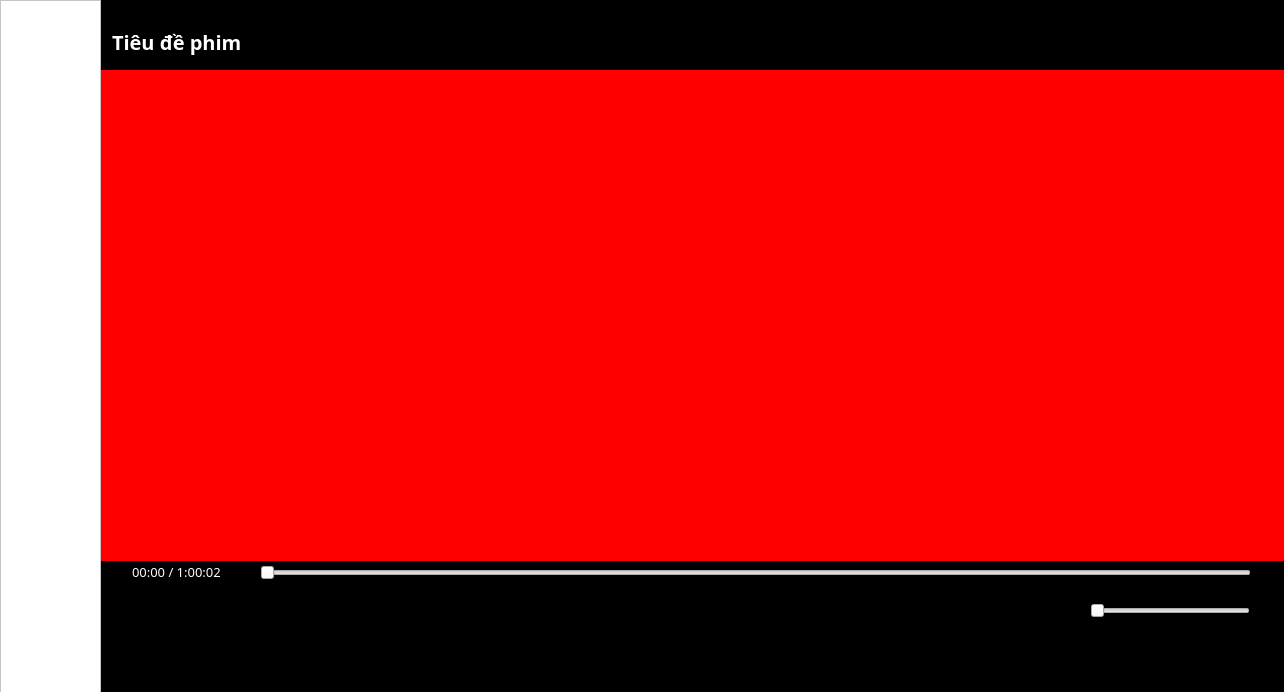
<?xml version="1.0" encoding="UTF-8"?>
<ui version="4.0">
 <class>MainWindow</class>
 <widget class="QMainWindow" name="MainWindow">
  <property name="geometry">
   <rect>
    <x>0</x>
    <y>0</y>
    <width>1284</width>
    <height>692</height>
   </rect>
  </property>
  <property name="windowTitle">
   <string>MainWindow</string>
  </property>
  <widget class="QWidget" name="centralwidget">
   <widget class="QStackedWidget" name="stackedWidget">
    <property name="geometry">
     <rect>
      <x>100</x>
      <y>0</y>
      <width>1280</width>
      <height>692</height>
     </rect>
    </property>
    <property name="currentIndex">
     <number>3</number>
    </property>
    <widget class="QWidget" name="page_3">
     <widget class="QLabel" name="label_4">
      <property name="geometry">
       <rect>
        <x>0</x>
        <y>0</y>
        <width>1281</width>
        <height>701</height>
       </rect>
      </property>
      <property name="styleSheet">
       <string notr="true">background-color: rgb(0,0,0);</string>
      </property>
      <property name="text">
       <string/>
      </property>
     </widget>
     <widget class="QLineEdit" name="txt_name">
      <property name="geometry">
       <rect>
        <x>450</x>
        <y>150</y>
        <width>321</width>
        <height>51</height>
       </rect>
      </property>
      <property name="font">
       <font>
        <family>antipasto</family>
        <pointsize>15</pointsize>
        <italic>false</italic>
        <bold>false</bold>
       </font>
      </property>
      <property name="autoFillBackground">
       <bool>false</bool>
      </property>
      <property name="styleSheet">
       <string notr="true">font: 15pt &quot;antipasto&quot;;
background-color:rgba(0, 0, 0, 0); border:none;
border-bottom: 2px solid rgb(255,255,255); color:rgb(255,255,255);
padding-bottom:7px;
</string>
      </property>
      <property name="text">
       <string/>
      </property>
      <property name="placeholderText">
       <string>Username</string>
      </property>
     </widget>
     <widget class="QLineEdit" name="txt_password">
      <property name="geometry">
       <rect>
        <x>450</x>
        <y>290</y>
        <width>321</width>
        <height>51</height>
       </rect>
      </property>
      <property name="font">
       <font>
        <family>antipasto</family>
        <pointsize>15</pointsize>
        <italic>false</italic>
        <bold>false</bold>
       </font>
      </property>
      <property name="autoFillBackground">
       <bool>false</bool>
      </property>
      <property name="styleSheet">
       <string notr="true">font: 15pt &quot;antipasto&quot;;
background-color:rgba(0, 0, 0, 0); border:none;
border-bottom: 2px solid rgb(255,255,255); color:rgb(255,255,255);
padding-bottom:7px;
</string>
      </property>
      <property name="text">
       <string/>
      </property>
      <property name="placeholderText">
       <string>Password</string>
      </property>
     </widget>
     <widget class="QLineEdit" name="txt_email">
      <property name="geometry">
       <rect>
        <x>450</x>
        <y>220</y>
        <width>321</width>
        <height>51</height>
       </rect>
      </property>
      <property name="font">
       <font>
        <family>antipasto</family>
        <pointsize>15</pointsize>
        <italic>false</italic>
        <bold>false</bold>
       </font>
      </property>
      <property name="autoFillBackground">
       <bool>false</bool>
      </property>
      <property name="styleSheet">
       <string notr="true">font: 15pt &quot;antipasto&quot;;
background-color:rgba(0, 0, 0, 0); border:none;
border-bottom: 2px solid rgb(255,255,255); color:rgb(255,255,255);
padding-bottom:7px;
</string>
      </property>
      <property name="text">
       <string/>
      </property>
      <property name="readOnly">
       <bool>true</bool>
      </property>
      <property name="placeholderText">
       <string>Email</string>
      </property>
     </widget>
     <widget class="QLineEdit" name="txt_nationality">
      <property name="geometry">
       <rect>
        <x>450</x>
        <y>360</y>
        <width>321</width>
        <height>51</height>
       </rect>
      </property>
      <property name="font">
       <font>
        <family>antipasto</family>
        <pointsize>15</pointsize>
        <italic>false</italic>
        <bold>false</bold>
       </font>
      </property>
      <property name="autoFillBackground">
       <bool>false</bool>
      </property>
      <property name="styleSheet">
       <string notr="true">font: 15pt &quot;antipasto&quot;;
background-color:rgba(0, 0, 0, 0); border:none;
border-bottom: 2px solid rgb(255,255,255); color:rgb(255,255,255);
padding-bottom:7px;
</string>
      </property>
      <property name="text">
       <string/>
      </property>
      <property name="placeholderText">
       <string>Nationality</string>
      </property>
     </widget>
     <widget class="QLineEdit" name="txt_age">
      <property name="geometry">
       <rect>
        <x>450</x>
        <y>430</y>
        <width>321</width>
        <height>51</height>
       </rect>
      </property>
      <property name="font">
       <font>
        <family>antipasto</family>
        <pointsize>15</pointsize>
        <italic>false</italic>
        <bold>false</bold>
       </font>
      </property>
      <property name="autoFillBackground">
       <bool>false</bool>
      </property>
      <property name="styleSheet">
       <string notr="true">font: 15pt &quot;antipasto&quot;;
background-color:rgba(0, 0, 0, 0); border:none;
border-bottom: 2px solid rgb(255,255,255); color:rgb(255,255,255);
padding-bottom:7px;
</string>
      </property>
      <property name="text">
       <string/>
      </property>
      <property name="placeholderText">
       <string>Age</string>
      </property>
     </widget>
     <widget class="QPushButton" name="btn_save">
      <property name="geometry">
       <rect>
        <x>510</x>
        <y>560</y>
        <width>161</width>
        <height>61</height>
       </rect>
      </property>
      <property name="font">
       <font>
        <pointsize>16</pointsize>
        <bold>true</bold>
       </font>
      </property>
      <property name="styleSheet">
       <string notr="true">QPushButton#btn_save{
	color: rgb(255,255,255);
	border-radius:5px;
}
QPushButton#btn_save:hover{
}
QPushButton#btn_save:pressed{
	padding-left:5px;
	padding-top:5px;
	background-color:rgba(105, 118, 132, 255);
}
font: 700 50pt &quot;Segoe UI&quot;;</string>
      </property>
      <property name="text">
       <string>Save</string>
      </property>
     </widget>
     <widget class="QPushButton" name="pushButton_8">
      <property name="enabled">
       <bool>true</bool>
      </property>
      <property name="geometry">
       <rect>
        <x>540</x>
        <y>20</y>
        <width>121</width>
        <height>121</height>
       </rect>
      </property>
      <property name="styleSheet">
       <string notr="true">background-color: rgb(144,0,0);</string>
      </property>
      <property name="text">
       <string/>
      </property>
      <property name="icon">
       <iconset>
        <normaloff>../../user1_white_border.png</normaloff>../../user1_white_border.png</iconset>
      </property>
      <property name="iconSize">
       <size>
        <width>100</width>
        <height>100</height>
       </size>
      </property>
      <property name="autoRepeat">
       <bool>false</bool>
      </property>
      <property name="autoExclusive">
       <bool>false</bool>
      </property>
      <property name="autoDefault">
       <bool>false</bool>
      </property>
      <property name="default">
       <bool>false</bool>
      </property>
      <property name="flat">
       <bool>true</bool>
      </property>
     </widget>
     <widget class="QComboBox" name="cb_gender">
      <property name="geometry">
       <rect>
        <x>450</x>
        <y>500</y>
        <width>321</width>
        <height>51</height>
       </rect>
      </property>
      <property name="acceptDrops">
       <bool>false</bool>
      </property>
      <property name="styleSheet">
       <string notr="true">font: 15pt &quot;antipasto&quot;;
background-color:rgba(0, 0, 0, 0); border:none;
border-bottom: 2px solid rgb(255,255,255); color:rgb(255,255,255);
padding-bottom:7px;
</string>
      </property>
      <item>
       <property name="text">
        <string>Male</string>
       </property>
      </item>
      <item>
       <property name="text">
        <string>Female</string>
       </property>
      </item>
      <item>
       <property name="text">
        <string>Other</string>
       </property>
      </item>
     </widget>
    </widget>
    <widget class="QWidget" name="page_4">
     <widget class="QLabel" name="label_5">
      <property name="geometry">
       <rect>
        <x>-50</x>
        <y>-10</y>
        <width>1280</width>
        <height>711</height>
       </rect>
      </property>
      <property name="styleSheet">
       <string notr="true">background-color: rgb(0,0,0);</string>
      </property>
      <property name="text">
       <string/>
      </property>
     </widget>
     <widget class="QLabel" name="label_9">
      <property name="geometry">
       <rect>
        <x>50</x>
        <y>80</y>
        <width>301</width>
        <height>441</height>
       </rect>
      </property>
      <property name="text">
       <string/>
      </property>
      <property name="pixmap">
       <pixmap>../img/sponge.jpg</pixmap>
      </property>
     </widget>
     <widget class="QLineEdit" name="txt_name_6">
      <property name="geometry">
       <rect>
        <x>370</x>
        <y>80</y>
        <width>601</width>
        <height>71</height>
       </rect>
      </property>
      <property name="font">
       <font>
        <family>antipasto</family>
        <pointsize>15</pointsize>
        <italic>false</italic>
        <bold>false</bold>
       </font>
      </property>
      <property name="autoFillBackground">
       <bool>false</bool>
      </property>
      <property name="styleSheet">
       <string notr="true">font: 15pt &quot;antipasto&quot;;
background-color:rgba(0, 0, 0, 0); border:none;
color:rgb(255,255,255);
padding-bottom:7px;
</string>
      </property>
      <property name="text">
       <string>Giải Cứu Bikini Bottom: Sứ Mệnh Của Sandy Cheeks </string>
      </property>
      <property name="placeholderText">
       <string>Username</string>
      </property>
     </widget>
     <widget class="QLineEdit" name="txt_name_7">
      <property name="geometry">
       <rect>
        <x>20</x>
        <y>10</y>
        <width>461</width>
        <height>71</height>
       </rect>
      </property>
      <property name="font">
       <font>
        <family>antipasto</family>
        <pointsize>15</pointsize>
        <italic>false</italic>
        <bold>true</bold>
       </font>
      </property>
      <property name="autoFillBackground">
       <bool>false</bool>
      </property>
      <property name="styleSheet">
       <string notr="true">font: 700 15pt &quot;antipasto&quot;;
background-color:rgba(0, 0, 0, 0); border:none;
color:rgb(255,255,255);
padding-bottom:7px;
</string>
      </property>
      <property name="text">
       <string>Những bộ phim yêu thích của bạn</string>
      </property>
      <property name="placeholderText">
       <string>Username</string>
      </property>
     </widget>
     <widget class="QLineEdit" name="txt_name_8">
      <property name="geometry">
       <rect>
        <x>370</x>
        <y>160</y>
        <width>241</width>
        <height>71</height>
       </rect>
      </property>
      <property name="font">
       <font>
        <family>antipasto</family>
        <pointsize>15</pointsize>
        <italic>false</italic>
        <bold>false</bold>
       </font>
      </property>
      <property name="autoFillBackground">
       <bool>false</bool>
      </property>
      <property name="styleSheet">
       <string notr="true">font: 15pt &quot;antipasto&quot;;
background-color:rgba(0, 0, 0, 0); border:none;
color:rgb(255,255,255);
padding-bottom:7px;
</string>
      </property>
      <property name="text">
       <string>Trạng thái: Hoàn tất </string>
      </property>
      <property name="placeholderText">
       <string>Username</string>
      </property>
     </widget>
     <widget class="QLineEdit" name="txt_name_9">
      <property name="geometry">
       <rect>
        <x>370</x>
        <y>220</y>
        <width>241</width>
        <height>71</height>
       </rect>
      </property>
      <property name="font">
       <font>
        <family>antipasto</family>
        <pointsize>15</pointsize>
        <italic>false</italic>
        <bold>false</bold>
       </font>
      </property>
      <property name="autoFillBackground">
       <bool>false</bool>
      </property>
      <property name="styleSheet">
       <string notr="true">font: 15pt &quot;antipasto&quot;;
background-color:rgba(0, 0, 0, 0); border:none;
color:rgb(255,255,255);
padding-bottom:7px;
</string>
      </property>
      <property name="text">
       <string>Thời lượng: 82 phút </string>
      </property>
      <property name="placeholderText">
       <string>Username</string>
      </property>
     </widget>
     <widget class="QLineEdit" name="txt_name_10">
      <property name="geometry">
       <rect>
        <x>370</x>
        <y>280</y>
        <width>241</width>
        <height>71</height>
       </rect>
      </property>
      <property name="font">
       <font>
        <family>antipasto</family>
        <pointsize>15</pointsize>
        <italic>false</italic>
        <bold>false</bold>
       </font>
      </property>
      <property name="autoFillBackground">
       <bool>false</bool>
      </property>
      <property name="styleSheet">
       <string notr="true">font: 15pt &quot;antipasto&quot;;
background-color:rgba(0, 0, 0, 0); border:none;
color:rgb(255,255,255);
padding-bottom:7px;
</string>
      </property>
      <property name="text">
       <string>Độ phân giải: HD</string>
      </property>
      <property name="placeholderText">
       <string>Username</string>
      </property>
     </widget>
     <widget class="QLineEdit" name="txt_name_11">
      <property name="geometry">
       <rect>
        <x>370</x>
        <y>340</y>
        <width>241</width>
        <height>71</height>
       </rect>
      </property>
      <property name="font">
       <font>
        <family>antipasto</family>
        <pointsize>15</pointsize>
        <italic>false</italic>
        <bold>false</bold>
       </font>
      </property>
      <property name="autoFillBackground">
       <bool>false</bool>
      </property>
      <property name="styleSheet">
       <string notr="true">font: 15pt &quot;antipasto&quot;;
background-color:rgba(0, 0, 0, 0); border:none;
color:rgb(255,255,255);
padding-bottom:7px;
</string>
      </property>
      <property name="text">
       <string>Thể loại: Hoạt hình</string>
      </property>
      <property name="placeholderText">
       <string>Username</string>
      </property>
     </widget>
     <widget class="QLineEdit" name="txt_name_12">
      <property name="geometry">
       <rect>
        <x>370</x>
        <y>400</y>
        <width>241</width>
        <height>71</height>
       </rect>
      </property>
      <property name="font">
       <font>
        <family>antipasto</family>
        <pointsize>15</pointsize>
        <italic>false</italic>
        <bold>false</bold>
       </font>
      </property>
      <property name="autoFillBackground">
       <bool>false</bool>
      </property>
      <property name="styleSheet">
       <string notr="true">font: 15pt &quot;antipasto&quot;;
background-color:rgba(0, 0, 0, 0); border:none;
color:rgb(255,255,255);
padding-bottom:7px;
</string>
      </property>
      <property name="text">
       <string>Quốc gia: Âu-Mỹ</string>
      </property>
      <property name="placeholderText">
       <string>Username</string>
      </property>
     </widget>
     <widget class="QPushButton" name="btn_watch1">
      <property name="geometry">
       <rect>
        <x>120</x>
        <y>520</y>
        <width>161</width>
        <height>61</height>
       </rect>
      </property>
      <property name="font">
       <font>
        <pointsize>16</pointsize>
        <bold>true</bold>
       </font>
      </property>
      <property name="styleSheet">
       <string notr="true">QPushButton#btn_watch1{
	color: rgb(255,255,255);
	border-radius:5px;
}
QPushButton#btn_watch1:hover{
}
QPushButton#btn_watch1:pressed{
	padding-left:5px;
	padding-top:5px;
	background-color:rgba(105, 118, 132, 255);
}
font: 700 50pt &quot;Segoe UI&quot;;</string>
      </property>
      <property name="text">
       <string>Xem phim</string>
      </property>
     </widget>
     <widget class="QLabel" name="label_13">
      <property name="geometry">
       <rect>
        <x>40</x>
        <y>80</y>
        <width>318</width>
        <height>441</height>
       </rect>
      </property>
      <property name="styleSheet">
       <string notr="true">background-color: rgb(255, 255, 255);</string>
      </property>
      <property name="text">
       <string/>
      </property>
     </widget>
     <zorder>label_5</zorder>
     <zorder>txt_name_6</zorder>
     <zorder>txt_name_7</zorder>
     <zorder>txt_name_8</zorder>
     <zorder>txt_name_9</zorder>
     <zorder>txt_name_10</zorder>
     <zorder>txt_name_11</zorder>
     <zorder>txt_name_12</zorder>
     <zorder>btn_watch1</zorder>
     <zorder>label_13</zorder>
     <zorder>label_9</zorder>
    </widget>
    <widget class="QWidget" name="page_5">
     <widget class="QLabel" name="label_6">
      <property name="geometry">
       <rect>
        <x>0</x>
        <y>0</y>
        <width>1191</width>
        <height>701</height>
       </rect>
      </property>
      <property name="styleSheet">
       <string notr="true">background-color: rgb(0,0,0);</string>
      </property>
      <property name="text">
       <string/>
      </property>
     </widget>
     <widget class="QLineEdit" name="lineEdit">
      <property name="geometry">
       <rect>
        <x>300</x>
        <y>10</y>
        <width>571</width>
        <height>51</height>
       </rect>
      </property>
      <property name="styleSheet">
       <string notr="true">font: 15pt &quot;VNAvant&quot;;
border-radius:20px;</string>
      </property>
      <property name="frame">
       <bool>true</bool>
      </property>
      <property name="placeholderText">
       <string>  ⌕Search</string>
      </property>
     </widget>
     <widget class="QLabel" name="label_2">
      <property name="geometry">
       <rect>
        <x>40</x>
        <y>80</y>
        <width>301</width>
        <height>441</height>
       </rect>
      </property>
      <property name="text">
       <string/>
      </property>
      <property name="pixmap">
       <pixmap>../img/meo.jpg</pixmap>
      </property>
     </widget>
     <widget class="QLabel" name="label_3">
      <property name="geometry">
       <rect>
        <x>420</x>
        <y>80</y>
        <width>301</width>
        <height>441</height>
       </rect>
      </property>
      <property name="text">
       <string/>
      </property>
      <property name="pixmap">
       <pixmap>../img/io2.jpg</pixmap>
      </property>
     </widget>
     <widget class="QLabel" name="label_8">
      <property name="geometry">
       <rect>
        <x>800</x>
        <y>80</y>
        <width>301</width>
        <height>441</height>
       </rect>
      </property>
      <property name="text">
       <string/>
      </property>
      <property name="pixmap">
       <pixmap>../img/kungfu.jpg</pixmap>
      </property>
     </widget>
     <widget class="QScrollBar" name="verticalScrollBar">
      <property name="geometry">
       <rect>
        <x>1164</x>
        <y>0</y>
        <width>20</width>
        <height>691</height>
       </rect>
      </property>
      <property name="orientation">
       <enum>Qt::Vertical</enum>
      </property>
     </widget>
     <widget class="QLineEdit" name="txt_name_2">
      <property name="geometry">
       <rect>
        <x>30</x>
        <y>520</y>
        <width>341</width>
        <height>51</height>
       </rect>
      </property>
      <property name="font">
       <font>
        <family>antipasto</family>
        <pointsize>15</pointsize>
        <italic>false</italic>
        <bold>false</bold>
       </font>
      </property>
      <property name="autoFillBackground">
       <bool>false</bool>
      </property>
      <property name="styleSheet">
       <string notr="true">font: 15pt &quot;antipasto&quot;;
background-color:rgba(0, 0, 0, 0); border:none;
color:rgb(255,255,255);
padding-bottom:7px;
</string>
      </property>
      <property name="text">
       <string>Garfield: Mèo Béo Siêu Quậy </string>
      </property>
      <property name="placeholderText">
       <string>Username</string>
      </property>
     </widget>
     <widget class="QLineEdit" name="txt_name_3">
      <property name="geometry">
       <rect>
        <x>410</x>
        <y>520</y>
        <width>351</width>
        <height>71</height>
       </rect>
      </property>
      <property name="font">
       <font>
        <family>antipasto</family>
        <pointsize>15</pointsize>
        <italic>false</italic>
        <bold>false</bold>
       </font>
      </property>
      <property name="autoFillBackground">
       <bool>false</bool>
      </property>
      <property name="styleSheet">
       <string notr="true">font: 15pt &quot;antipasto&quot;;
background-color:rgba(0, 0, 0, 0); border:none;
color:rgb(255,255,255);
padding-bottom:7px;
</string>
      </property>
      <property name="text">
       <string>Những Mảnh Ghép Cảm Xúc 2 </string>
      </property>
      <property name="placeholderText">
       <string>Username</string>
      </property>
     </widget>
     <widget class="QLineEdit" name="txt_name_4">
      <property name="geometry">
       <rect>
        <x>820</x>
        <y>510</y>
        <width>251</width>
        <height>71</height>
       </rect>
      </property>
      <property name="font">
       <font>
        <family>antipasto</family>
        <pointsize>15</pointsize>
        <italic>false</italic>
        <bold>false</bold>
       </font>
      </property>
      <property name="autoFillBackground">
       <bool>false</bool>
      </property>
      <property name="styleSheet">
       <string notr="true">font: 15pt &quot;antipasto&quot;;
background-color:rgba(0, 0, 0, 0); border:none;
color:rgb(255,255,255);
padding-bottom:7px;
</string>
      </property>
      <property name="text">
       <string>Công Phu Gấu Trúc 3 </string>
      </property>
      <property name="placeholderText">
       <string>Username</string>
      </property>
     </widget>
     <widget class="QLabel" name="label_10">
      <property name="geometry">
       <rect>
        <x>33</x>
        <y>80</y>
        <width>314</width>
        <height>441</height>
       </rect>
      </property>
      <property name="styleSheet">
       <string notr="true">background-color: rgb(255, 255, 255);</string>
      </property>
      <property name="text">
       <string/>
      </property>
     </widget>
     <widget class="QLabel" name="label_11">
      <property name="geometry">
       <rect>
        <x>413</x>
        <y>80</y>
        <width>314</width>
        <height>441</height>
       </rect>
      </property>
      <property name="styleSheet">
       <string notr="true">background-color: rgb(255, 255, 255);</string>
      </property>
      <property name="text">
       <string/>
      </property>
     </widget>
     <widget class="QLabel" name="label_12">
      <property name="geometry">
       <rect>
        <x>790</x>
        <y>80</y>
        <width>318</width>
        <height>441</height>
       </rect>
      </property>
      <property name="styleSheet">
       <string notr="true">background-color: rgb(255, 255, 255);</string>
      </property>
      <property name="text">
       <string/>
      </property>
     </widget>
     <zorder>label_6</zorder>
     <zorder>lineEdit</zorder>
     <zorder>verticalScrollBar</zorder>
     <zorder>txt_name_2</zorder>
     <zorder>txt_name_3</zorder>
     <zorder>txt_name_4</zorder>
     <zorder>label_10</zorder>
     <zorder>label_2</zorder>
     <zorder>label_11</zorder>
     <zorder>label_3</zorder>
     <zorder>label_12</zorder>
     <zorder>label_8</zorder>
    </widget>
    <widget class="QWidget" name="page">
     <widget class="QLabel" name="label_7">
      <property name="geometry">
       <rect>
        <x>0</x>
        <y>0</y>
        <width>1301</width>
        <height>701</height>
       </rect>
      </property>
      <property name="styleSheet">
       <string notr="true">background-color: rgb(0,0,0);</string>
      </property>
      <property name="text">
       <string/>
      </property>
     </widget>
     <widget class="QSlider" name="horizontalSlider">
      <property name="geometry">
       <rect>
        <x>160</x>
        <y>562</y>
        <width>991</width>
        <height>22</height>
       </rect>
      </property>
      <property name="styleSheet">
       <string notr="true">color: rgb(144, 0, 0);</string>
      </property>
      <property name="orientation">
       <enum>Qt::Horizontal</enum>
      </property>
     </widget>
     <widget class="QSlider" name="horizontalSlider_2">
      <property name="geometry">
       <rect>
        <x>990</x>
        <y>600</y>
        <width>160</width>
        <height>22</height>
       </rect>
      </property>
      <property name="orientation">
       <enum>Qt::Horizontal</enum>
      </property>
     </widget>
     <widget class="QLabel" name="label">
      <property name="geometry">
       <rect>
        <x>0</x>
        <y>70</y>
        <width>1291</width>
        <height>491</height>
       </rect>
      </property>
      <property name="styleSheet">
       <string notr="true">background-color: rgb(255, 0, 0);</string>
      </property>
      <property name="text">
       <string/>
      </property>
     </widget>
     <widget class="QPushButton" name="pushButton_7">
      <property name="geometry">
       <rect>
        <x>1</x>
        <y>560</y>
        <width>31</width>
        <height>29</height>
       </rect>
      </property>
      <property name="text">
       <string/>
      </property>
      <property name="icon">
       <iconset>
        <normaloff>../img/play-button-arrowhead.png</normaloff>../img/play-button-arrowhead.png</iconset>
      </property>
      <property name="flat">
       <bool>true</bool>
      </property>
     </widget>
     <widget class="QPushButton" name="pushButton_9">
      <property name="geometry">
       <rect>
        <x>940</x>
        <y>590</y>
        <width>41</width>
        <height>41</height>
       </rect>
      </property>
      <property name="text">
       <string/>
      </property>
      <property name="icon">
       <iconset>
        <normaloff>../img/volume-up-interface-symbol.png</normaloff>../img/volume-up-interface-symbol.png</iconset>
      </property>
      <property name="iconSize">
       <size>
        <width>25</width>
        <height>25</height>
       </size>
      </property>
      <property name="flat">
       <bool>true</bool>
      </property>
     </widget>
     <widget class="QLineEdit" name="txt_name_13">
      <property name="geometry">
       <rect>
        <x>10</x>
        <y>10</y>
        <width>301</width>
        <height>71</height>
       </rect>
      </property>
      <property name="font">
       <font>
        <family>antipasto</family>
        <pointsize>15</pointsize>
        <italic>false</italic>
        <bold>true</bold>
       </font>
      </property>
      <property name="autoFillBackground">
       <bool>false</bool>
      </property>
      <property name="styleSheet">
       <string notr="true">font: 700 15pt &quot;antipasto&quot;;
background-color:rgba(0, 0, 0, 0); border:none;
color:rgb(255,255,255);
padding-bottom:7px;
</string>
      </property>
      <property name="text">
       <string>Tiêu đề phim</string>
      </property>
      <property name="placeholderText">
       <string>Username</string>
      </property>
     </widget>
     <widget class="QLineEdit" name="txt_name_14">
      <property name="geometry">
       <rect>
        <x>30</x>
        <y>540</y>
        <width>211</width>
        <height>71</height>
       </rect>
      </property>
      <property name="font">
       <font>
        <family>antipasto</family>
        <pointsize>10</pointsize>
        <italic>false</italic>
        <bold>false</bold>
       </font>
      </property>
      <property name="autoFillBackground">
       <bool>false</bool>
      </property>
      <property name="styleSheet">
       <string notr="true">font: 10pt &quot;antipasto&quot;;
background-color:rgba(0, 0, 0, 0); border:none;
color:rgb(255,255,255);
padding-bottom:7px;
</string>
      </property>
      <property name="text">
       <string>00:00 / 1:00:02</string>
      </property>
      <property name="placeholderText">
       <string>Username</string>
      </property>
     </widget>
    </widget>
   </widget>
   <widget class="QFrame" name="frame_4">
    <property name="geometry">
     <rect>
      <x>0</x>
      <y>0</y>
      <width>101</width>
      <height>701</height>
     </rect>
    </property>
    <property name="styleSheet">
     <string notr="true">background-color: rgb(255, 255, 255)</string>
    </property>
    <property name="frameShape">
     <enum>QFrame::StyledPanel</enum>
    </property>
    <property name="frameShadow">
     <enum>QFrame::Raised</enum>
    </property>
    <widget class="QPushButton" name="btn_account">
     <property name="enabled">
      <bool>true</bool>
     </property>
     <property name="geometry">
      <rect>
       <x>0</x>
       <y>0</y>
       <width>101</width>
       <height>101</height>
      </rect>
     </property>
     <property name="styleSheet">
      <string notr="true">background-color: rgb(144,0,0);</string>
     </property>
     <property name="text">
      <string/>
     </property>
     <property name="icon">
      <iconset>
       <normaloff>../img/user1.png</normaloff>../img/user1.png</iconset>
     </property>
     <property name="iconSize">
      <size>
       <width>75</width>
       <height>75</height>
      </size>
     </property>
     <property name="autoRepeat">
      <bool>false</bool>
     </property>
     <property name="autoExclusive">
      <bool>false</bool>
     </property>
     <property name="autoDefault">
      <bool>false</bool>
     </property>
     <property name="default">
      <bool>false</bool>
     </property>
     <property name="flat">
      <bool>true</bool>
     </property>
    </widget>
    <widget class="QPushButton" name="btn_home">
     <property name="enabled">
      <bool>true</bool>
     </property>
     <property name="geometry">
      <rect>
       <x>0</x>
       <y>100</y>
       <width>101</width>
       <height>101</height>
      </rect>
     </property>
     <property name="styleSheet">
      <string notr="true">background-color: rgb(144,0,0);</string>
     </property>
     <property name="text">
      <string/>
     </property>
     <property name="icon">
      <iconset>
       <normaloff>../img/home1.png</normaloff>../img/home1.png</iconset>
     </property>
     <property name="iconSize">
      <size>
       <width>50</width>
       <height>50</height>
      </size>
     </property>
     <property name="autoRepeat">
      <bool>false</bool>
     </property>
     <property name="autoExclusive">
      <bool>false</bool>
     </property>
     <property name="autoDefault">
      <bool>false</bool>
     </property>
     <property name="default">
      <bool>false</bool>
     </property>
     <property name="flat">
      <bool>true</bool>
     </property>
    </widget>
    <widget class="QPushButton" name="btn_saved">
     <property name="enabled">
      <bool>true</bool>
     </property>
     <property name="geometry">
      <rect>
       <x>0</x>
       <y>200</y>
       <width>101</width>
       <height>101</height>
      </rect>
     </property>
     <property name="styleSheet">
      <string notr="true">background-color: rgb(144,0,0);</string>
     </property>
     <property name="text">
      <string/>
     </property>
     <property name="icon">
      <iconset>
       <normaloff>../img/bookmark-white.png</normaloff>../img/bookmark-white.png</iconset>
     </property>
     <property name="iconSize">
      <size>
       <width>50</width>
       <height>50</height>
      </size>
     </property>
     <property name="autoRepeat">
      <bool>false</bool>
     </property>
     <property name="autoExclusive">
      <bool>false</bool>
     </property>
     <property name="autoDefault">
      <bool>false</bool>
     </property>
     <property name="default">
      <bool>false</bool>
     </property>
     <property name="flat">
      <bool>true</bool>
     </property>
    </widget>
    <widget class="QPushButton" name="btn_watch">
     <property name="enabled">
      <bool>true</bool>
     </property>
     <property name="geometry">
      <rect>
       <x>0</x>
       <y>300</y>
       <width>101</width>
       <height>101</height>
      </rect>
     </property>
     <property name="styleSheet">
      <string notr="true">background-color: rgb(144,0,0);</string>
     </property>
     <property name="text">
      <string/>
     </property>
     <property name="icon">
      <iconset>
       <normaloff>../img/camera.png</normaloff>../img/camera.png</iconset>
     </property>
     <property name="iconSize">
      <size>
       <width>60</width>
       <height>60</height>
      </size>
     </property>
     <property name="autoRepeat">
      <bool>false</bool>
     </property>
     <property name="autoExclusive">
      <bool>false</bool>
     </property>
     <property name="autoDefault">
      <bool>false</bool>
     </property>
     <property name="default">
      <bool>false</bool>
     </property>
     <property name="flat">
      <bool>true</bool>
     </property>
    </widget>
   </widget>
   <widget class="QLineEdit" name="txt_name_5">
    <property name="geometry">
     <rect>
      <x>570</x>
      <y>770</y>
      <width>351</width>
      <height>71</height>
     </rect>
    </property>
    <property name="font">
     <font>
      <family>antipasto</family>
      <pointsize>15</pointsize>
      <italic>false</italic>
      <bold>false</bold>
     </font>
    </property>
    <property name="autoFillBackground">
     <bool>false</bool>
    </property>
    <property name="styleSheet">
     <string notr="true">font: 15pt &quot;antipasto&quot;;
background-color:rgba(0, 0, 0, 0); border:none;
color:rgba(0, 99, 177, 230);
padding-bottom:7px;
</string>
    </property>
    <property name="text">
     <string>Những Mảnh Ghép Cảm Xúc 2 </string>
    </property>
    <property name="placeholderText">
     <string>Username</string>
    </property>
   </widget>
  </widget>
 </widget>
 <resources/>
 <connections/>
</ui>
